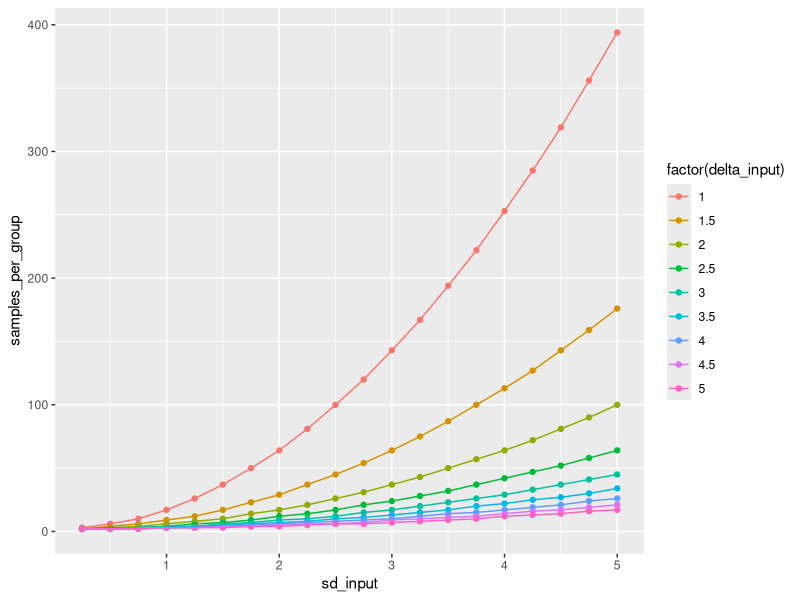

Reproduce this figure in R.
## ---- chunk 1
knitr::opts_chunk$set(echo=TRUE, warning=FALSE, message=FALSE, dpi=700, fig.cap=TRUE)
## ---- chunk 2
library(tidyverse)
library(pwr)
## ---- chunk 3
?power.t.test

pwr.t.test(n = NULL, 
           d = 0.05/0.25, 
           sig.level = 0.05, 
           power = 0.8, 
           type = 'two.sample',
           alternative = "two.sided")

power.t.test(delta = 0.05, sd = 0.25, 
                   sig.level = 0.05, power = 0.8, 
                   alternative = "two.sided")
## ---- chunk 4
cyl_4 <- mpg %>% filter(cyl==4)
cyl_6 <- mpg %>% filter(cyl==6)


t.test(cyl_4$hwy, cyl_6$hwy)
## ---- chunk 5
ttest_target_sample_size_fun <- function(delta_var, sd_var) {
      res <- power.t.test(delta = delta_var, sd = sd_var, 
                   sig.level = 0.05, power = 0.8, 
                   type = "two.sample")$n
      ceiling(res)
}

ttest_target_sample_size_fun(delta_var = 0.75, sd_var = 2.25)

expand_grid(delta_input = seq(1, 5, 0.5),
            sd_input = seq(0.25, 5, 0.25)) %>%
      rowwise() %>%
      mutate(samples_per_group = ttest_target_sample_size_fun(
                  delta_var =delta_input, sd_var = sd_input
            )
      ) %>%
      ggplot(aes(x=sd_input,
                 y=samples_per_group,
                 group=factor(delta_input),
                 color=factor(delta_input))) +
      geom_point() +
      geom_line()
